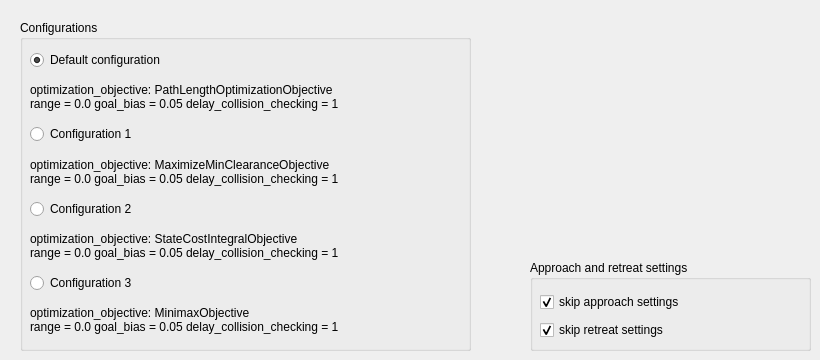
   <widget class="QWidget" name="tab_general">
    <attribute name="title">
     <string>General Settings</string>
    </attribute>
    <widget class="QGroupBox" name="groupBox">
     <property name="geometry">
      <rect>
       <x>20</x>
       <y>20</y>
       <width>451</width>
       <height>331</height>
      </rect>
     </property>
     <property name="title">
      <string>Configurations</string>
     </property>
     <widget class="QWidget" name="">
      <property name="geometry">
       <rect>
        <x>10</x>
        <y>30</y>
        <width>401</width>
        <height>291</height>
       </rect>
      </property>
      <layout class="QVBoxLayout" name="verticalLayout_5">
       <item>
        <layout class="QVBoxLayout" name="verticalLayout_4">
         <item>
          <widget class="QRadioButton" name="radioButton_default">
           <property name="text">
            <string>Default configuration </string>
           </property>
           <property name="checked">
            <bool>true</bool>
           </property>
          </widget>
         </item>
         <item>
          <widget class="QLabel" name="label">
           <property name="text">
            <string>optimization_objective: PathLengthOptimizationObjective 
range = 0.0 goal_bias = 0.05 delay_collision_checking = 1 </string>
           </property>
          </widget>
         </item>
        </layout>
       </item>
       <item>
        <layout class="QVBoxLayout" name="verticalLayout_3">
         <item>
          <widget class="QRadioButton" name="radioButton_1">
           <property name="text">
            <string>Configuration 1</string>
           </property>
          </widget>
         </item>
         <item>
          <widget class="QLabel" name="label_4">
           <property name="text">
            <string>optimization_objective: MaximizeMinClearanceObjective 
range = 0.0 goal_bias = 0.05 delay_collision_checking = 1 </string>
           </property>
          </widget>
         </item>
        </layout>
       </item>
       <item>
        <layout class="QVBoxLayout" name="verticalLayout_2">
         <item>
          <widget class="QRadioButton" name="radioButton_2">
           <property name="text">
            <string>Configuration 2</string>
           </property>
          </widget>
         </item>
         <item>
          <widget class="QLabel" name="label_5">
           <property name="text">
            <string>optimization_objective: StateCostIntegralObjective 
range = 0.0 goal_bias = 0.05 delay_collision_checking = 1 </string>
           </property>
          </widget>
         </item>
        </layout>
       </item>
       <item>
        <layout class="QVBoxLayout" name="verticalLayout">
         <item>
          <widget class="QRadioButton" name="radioButton_3">
           <property name="text">
            <string>Configuration 3</string>
           </property>
          </widget>
         </item>
         <item>
          <widget class="QLabel" name="label_6">
           <property name="text">
            <string>optimization_objective: MinimaxObjective 
range = 0.0 goal_bias = 0.05 delay_collision_checking = 1 </string>
           </property>
          </widget>
         </item>
        </layout>
       </item>
      </layout>
     </widget>
    </widget>
    <widget class="QGroupBox" name="groupBox_constraints_2">
     <property name="geometry">
      <rect>
       <x>530</x>
       <y>260</y>
       <width>281</width>
       <height>91</height>
      </rect>
     </property>
     <property name="title">
      <string>Approach and retreat settings</string>
     </property>
     <widget class="QWidget" name="layoutWidget_5">
      <property name="geometry">
       <rect>
        <x>10</x>
        <y>30</y>
        <width>180</width>
        <height>54</height>
       </rect>
      </property>
      <layout class="QVBoxLayout" name="verticalLayout_26">
       <item>
        <widget class="QCheckBox" name="checkBox_approach">
         <property name="text">
          <string>skip approach settings</string>
         </property>
         <property name="checked">
          <bool>true</bool>
         </property>
        </widget>
       </item>
       <item>
        <widget class="QCheckBox" name="checkBox_retreat">
         <property name="text">
          <string>skip retreat settings</string>
         </property>
         <property name="checked">
          <bool>true</bool>
         </property>
        </widget>
       </item>
      </layout>
     </widget>
    </widget>
   </widget>
